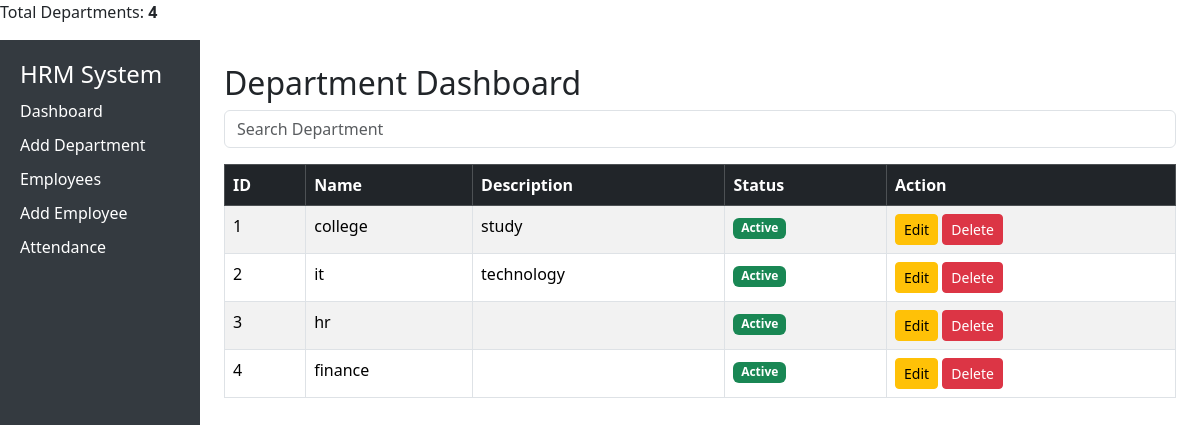
The page / on the database its author committed.
### models.py (models this page shows)
class Department(db.Model):
    dept_id = db.Column(db.Integer, primary_key=True)
    dept_name = db.Column(db.String(100), nullable=False)
    description = db.Column(db.String(300))
    status = db.Column(db.String(50), default='active')

### routes/department_routes.py (the view)
@department_bp.route('/')
def index():
    search = request.args.get('search')
    if search:
        departments = Department.query.filter(
            Department.dept_name.like(f"%{search}%"),
            Department.status == "active"
        ).all()
    else:
        departments = Department.query.filter_by(status="active").all()
    return render_template("index.html", departments=departments, count=len(departments))

### templates/index.html (shortened to what this page needs)
<!DOCTYPE html>
<html>
<head>
<p>Total Departments: <strong>{{ count }}</strong></p>
<link href="https://cdn.jsdelivr.net/npm/bootstrap@5.3.2/dist/css/bootstrap.min.css" rel="stylesheet">
</head>
<body>
<div class="container-fluid">
<div class="row">
<div class="col-md-2 sidebar">
<h4>HRM System</h4>
<a href="/">Dashboard</a>
<a href="/add">Add Department</a>
<a href="/employees">Employees</a>
<a href="/add_employee">Add Employee</a>
<a href="/attendance">Attendance</a>
</div>
<div class="col-md-10 p-4">
<h2>Department Dashboard</h2>
<form method="GET" action="/" class="mb-3">
<input type="text" name="search" class="form-control" placeholder="Search Department" autofocus>
</form>
<table class="table table-bordered table-striped">
<thead class="table-dark">
<tr>
<th>ID</th>
<th>Name</th>
<th>Description</th>
<th>Status</th>
<th>Action</th>
</tr>
</thead>
<tbody>
{% if departments %}
    {% for dept in departments %}
<tr>
<td>{{ dept.dept_id }}</td>
<td>{{ dept.dept_name }}</td>
<td>{{ dept.description }}</td>
<td>
<span class="badge bg-success">Active</span>
</td>
<td>
<a href="/edit/{{ dept[0] }}" class="btn btn-warning btn-sm">Edit</a>
<a href="/delete/{{ dept[0] }}"
class="btn btn-danger btn-sm"
onclick="return confirm('Delete this department?')">
Delete
</a>
</td>
</tr>
{% endfor %}
{% else %}
<tr>
<td colspan="5" class="text-center">No departments found</td>
</tr>
{% endif %}
</tbody>
</table>
</div>
</div>
</div>
</body>
</html>

### templates/index.html (style rules this page uses)
.sidebar { height:100vh; background:#343a40; color:white; padding:20px; }
.sidebar a { color:white; display:block; margin:10px 0; text-decoration:none; }

### rows shown on the page
Department: dept_id "1", dept_name "college", description "study"
Department: dept_id "2", dept_name "it", description "technology"
Department: dept_id "3", dept_name "hr"
Department: dept_id "4", dept_name "finance"

### other values the page prints
{{ count }} "4"
